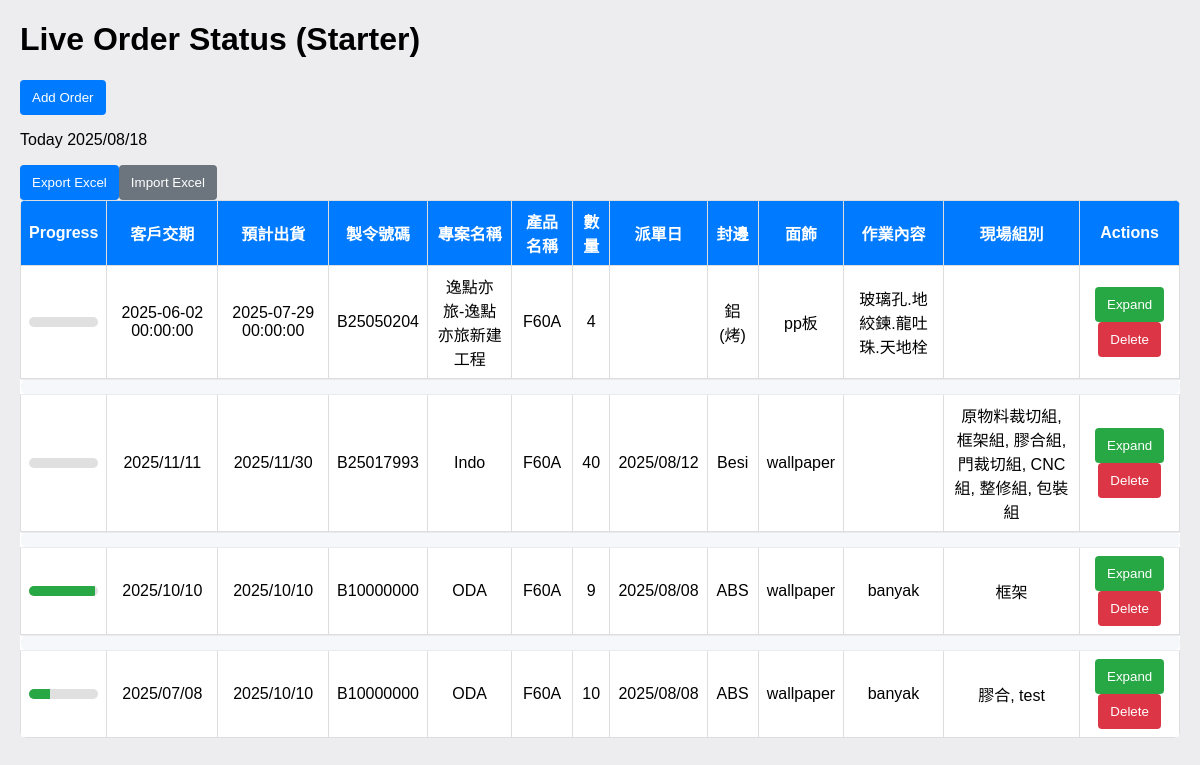
The page / on the database its author committed.
### models.py (models this page shows)
class Order(Base):
    __tablename__ = "orders"
    id = Column(Integer, primary_key=True, autoincrement=True)
    manufacture_code = Column(String)
    customer        = Column(String)
    product         = Column(String)
    demand_date     = Column(String)   # stored as text like "YYYY/MM/DD"
    delivery        = Column(String)   # stored as text
    quantity        = Column(Integer, default=0)
    datecreate      = Column(String)   # stored as text
    fengbian        = Column(String)
    wallpaper       = Column(String)
    jobdesc         = Column(Text)
    created_at = Column(DateTime, default=datetime.utcnow)
    updated_at = Column(DateTime)
    tasks = relationship("Task", back_populates="order", cascade="all, delete-orphan")

class Task(Base):
    __tablename__ = "sub_tasks"
    __table_args__ = {'sqlite_autoincrement': True}
    id = Column(Integer, primary_key=True, autoincrement=True)
    order_id = Column(Integer, ForeignKey("orders.id"), nullable=False)
    group = Column("group", String, nullable=True)
    task  = Column(String, nullable=True)
    quantity = Column(Integer, nullable=True)
    completed = Column(Integer, nullable=True, default=0)
    start_time = Column(DateTime)      # may be NULL in DB
    stop_time  = Column(DateTime)
    duration_minutes = Column(Integer)
    order    = relationship("Order", back_populates="tasks")
    history  = relationship("TaskHistory", back_populates="task", cascade="all, delete-orphan")

### app.py (the view)
@app.route("/")
def home():
    with SessionLocal() as session:
        orders = session.query(Order).order_by(Order.id.desc()).all()
        today = datetime.today().strftime("%Y/%m/%d")
        vm = []
        for o in orders:
            done_q, total_q = order_progress(o)
            vm.append({
                "id": o.id,
                "manufacture_code": o.manufacture_code or "",
                "customer": o.customer or "",
                "product": o.product or "",
                "demand_date": o.demand_date or "",
                "delivery": o.delivery or "",
                "quantity": o.quantity or 0,
                "datecreate": o.datecreate or "",
                "fengbian": o.fengbian or "",
                "wallpaper": o.wallpaper or "",
                "jobdesc": o.jobdesc or "",
                "active_groups": ", ".join(recalc_active_groups(o)),
                "progress": (done_q, total_q),
                "sub_tasks": [
                    {
                        "id": t.id,
                        "group": t.group or "",
                        "task": t.task or "",
                        "quantity": t.quantity or 0,
                        "completed": t.completed or 0,
                        "remaining": max(0, (t.quantity or 0) - (t.completed or 0)),
                        "running": bool(getattr(t, "start_time", None) and not getattr(t, "stop_time", None)),
                        "started_at": (t.start_time.isoformat() if getattr(t, "start_time", None) else None),
                    } for t in o.tasks
                ]
            })
        return render_template("index.html", orders=vm, today_date=today)

### app.py (called while the page is built)
def recalc_active_groups(order):
    groups = []
    for t in order.tasks:
        remaining = max(0, (t.quantity or 0) - (t.completed or 0))
        if remaining > 0 and t.group and t.group not in groups:
            groups.append(t.group)
    return groups

def order_progress(order):
    total_q = sum((t.quantity or 0) for t in order.tasks)
    done_q = sum((t.completed or 0) for t in order.tasks)
    return (done_q, total_q)

### templates/index.html (shortened to what this page needs)
<!DOCTYPE html>
<html lang="zh">
<head>
</head>
<body>
  <h1>Live Order Status (Starter)</h1>
  <button class="btn" onclick="openModal('modal-order')">Add Order</button>
  <p>Today {{ today_date }}</p>
  <table>
    <tr>
      <th>Progress</th>
      <th>客戶交期</th>
      <th>預計出貨</th>
      <th>製令號碼</th>
      <th>專案名稱</th>
      <th>產品名稱</th>
      <th>數量</th>
      <th>派單日</th>
      <th>封邊</th>
      <th>面飾</th>
      <th>作業內容</th>
      <th>現場組別</th>
      <th>Actions</th>
    </tr>
    {% for o in orders %}
    <tr id="order-{{o.id}}">
      <td>
        {% set done = o.progress[0] %}
        {% set total = o.progress[1] if o.progress[1] else 1 %}
        <div class="progress-bar">
          <div class="progress-fill" style="width: {{ (done/total)*100 }}%"></div>
        </div>
      </td>
      <td>{{ o.demand_date }}</td>
      <td>{{ o.delivery }}</td>
      <td>{{ o.manufacture_code }}</td>
      <td>{{ o.customer }}</td>
      <td>{{ o.product }}</td>
      <td>{{ o.quantity }}</td>
      <td>{{ o.datecreate }}</td>
      <td>{{ o.fengbian }}</td>
      <td>{{ o.wallpaper }}</td>
      <td>{{ o.jobdesc }}</td>
      <td id="groups-{{o.id}}">{{ o.active_groups }}</td>
      <td>
        <button class="btn green" onclick="toggleDetails({{o.id}})">Expand</button>
        <button class="btn red" onclick="deleteOrder({{ o.id }})">Delete</button>
      </td>
    </tr>
    <tr>
      <td colspan="13" style="padding:0; border:0">
      </td>
    </tr>
    {% if not loop.last %}
    <tr class="order-gap"><td colspan="13" aria-hidden="true"></td></tr>
    {% endif %}
    {% endfor %}
  <button class="btn" onclick="location.href='/export/orders.xlsx'">Export Excel</button>
  <button class="btn gray" onclick="openModal('modal-import')">Import Excel</button>
</body>
</html>

### templates/index.html (style rules this page uses)
body { font-family:Arial, sans-serif;background:#ededf0;margin:20px }
table { width:100%;border-collapse:collapse;background:#fff;border-radius:6px;overflow:hidden }
th,td { border:1px solid #ddd;padding:8px;text-align:center }
th { background:#007bff;color:#fff }
.progress-bar { width:100%;height:10px;background:#e0e0e0;border-radius:6px;overflow:hidden }
.progress-fill { height:100%;background:#28a745;transition:width .3s }
.btn { padding:10px 12px;border:0;border-radius:4px;color:#fff;background:#007bff;cursor:pointer }
.btn.green { background:#28a745 }
.btn.red { background: #dc3545; }
.btn.gray { background: #6c757d; }
.order-gap td { height: 14px; padding: 0; border: 0; background: #f5f7fb; border-top: 1px solid #e9ecef; border-bottom: 1px solid #e9ecef; border-radius: 6px; }

### rows shown on the page
Order: demand_date "2025-06-02 00:00:00", delivery "2025-07-29 00:00:00", manufacture_code "B25050204", customer "逸點亦旅-逸點亦旅新建工程", product "F60A", quantity "4", fengbian "鋁(烤)", wallpaper "pp板", jobdesc "玻璃孔.地絞鍊.龍吐珠.天地栓"
Order: demand_date "2025/11/11", delivery "2025/11/30", manufacture_code "B25017993", customer "Indo", product "F60A", quantity "40", datecreate "2025/08/12", fengbian "Besi", wallpaper "wallpaper", active_groups "原物料裁切組, 框架組, 膠合組, 門裁切組, CNC組, 整修組, 包裝組"
Order: demand_date "2025/10/10", delivery "2025/10/10", manufacture_code "B10000000", customer "ODA", product "F60A", datecreate "2025/08/08", fengbian "ABS", wallpaper "wallpaper", jobdesc "banyak"
Task: active_groups "框架"
Order: {{ (done/total)*100 }} 30.76923076923077 (drawn), demand_date "2025/07/08", delivery "2025/10/10", manufacture_code "B10000000", customer "ODA", product "F60A", quantity "10", datecreate "2025/08/08", fengbian "ABS", wallpaper "wallpaper", jobdesc "banyak", active_groups "膠合, test"

### other values the page prints
{{ o.quantity }} "9"
